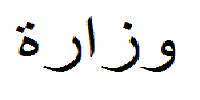
#> input picture to-sort/image_represent/word1.bmp, 200 x 100 px
$ python recArabicWord.py   (older library calls are emulated)
#> lines starting #> are read from the running program, lines starting #| are printed output that depends on the picture
### to-sort/arabic_reshaper.py
# -*- coding: utf-8 -*-

# This work is licensed under the GNU Public License (GPL).
# To view a copy of this license, visit http://www.gnu.org/copyleft/gpl.html

# Written by Abd Allah Diab (mpcabd)
# Email: mpcabd ^at^ gmail ^dot^ com
# Website: http://mpcabd.igeex.biz

# Ported and tweaked from Java to Python, from Better Arabic Reshaper [https://github.com/agawish/Better-Arabic-Reshaper/]

import re

DEFINED_CHARACTERS_ORGINAL_ALF_UPPER_MDD 		= u'\u0622'
DEFINED_CHARACTERS_ORGINAL_ALF_UPPER_HAMAZA		= u'\u0623'
DEFINED_CHARACTERS_ORGINAL_ALF_LOWER_HAMAZA 	= u'\u0625'
DEFINED_CHARACTERS_ORGINAL_ALF 					= u'\u0627'
DEFINED_CHARACTERS_ORGINAL_LAM					= u'\u0644'

LAM_ALEF_GLYPHS = [
	[u'\u3BA6', u'\uFEF6', u'\uFEF5'],
	[u'\u3BA7', u'\uFEF8', u'\uFEF7'],
	[u'\u0627', u'\uFEFC', u'\uFEFB'],
	[u'\u0625', u'\uFEFA', u'\uFEF9']
]

HARAKAT = [
	u'\u0600', u'\u0601', u'\u0602', u'\u0603', u'\u0606', u'\u0607', u'\u0608', u'\u0609',
	u'\u060A', u'\u060B', u'\u060D', u'\u060E', u'\u0610', u'\u0611', u'\u0612', u'\u0613',
	u'\u0614', u'\u0615', u'\u0616', u'\u0617', u'\u0618', u'\u0619', u'\u061A', u'\u061B',
	u'\u061E', u'\u061F', u'\u0621', u'\u063B', u'\u063C', u'\u063D', u'\u063E', u'\u063F',
	u'\u0640', u'\u064B', u'\u064C', u'\u064D', u'\u064E', u'\u064F', u'\u0650', u'\u0651',
	u'\u0652', u'\u0653', u'\u0654', u'\u0655', u'\u0656', u'\u0657', u'\u0658', u'\u0659',
	u'\u065A', u'\u065B', u'\u065C', u'\u065D', u'\u065E', u'\u0660', u'\u066A', u'\u066B',
	u'\u066C', u'\u066F', u'\u0670', u'\u0672', u'\u06D4', u'\u06D5', u'\u06D6', u'\u06D7',
	u'\u06D8', u'\u06D9', u'\u06DA', u'\u06DB', u'\u06DC', u'\u06DF', u'\u06E0', u'\u06E1',
	u'\u06E2', u'\u06E3', u'\u06E4', u'\u06E5', u'\u06E6', u'\u06E7', u'\u06E8', u'\u06E9',
	u'\u06EA', u'\u06EB', u'\u06EC', u'\u06ED', u'\u06EE', u'\u06EF', u'\u06D6', u'\u06D7',
	u'\u06D8', u'\u06D9', u'\u06DA', u'\u06DB', u'\u06DC', u'\u06DD', u'\u06DE', u'\u06DF',
	u'\u06F0', u'\u06FD', u'\uFE70', u'\uFE71', u'\uFE72', u'\uFE73', u'\uFE74', u'\uFE75',
	u'\uFE76', u'\uFE77', u'\uFE78', u'\uFE79', u'\uFE7A', u'\uFE7B', u'\uFE7C', u'\uFE7D',
	u'\uFE7E', u'\uFE7F', u'\uFC5E', u'\uFC5F', u'\uFC60', u'\uFC61', u'\uFC62', u'\uFC63'
]

ARABIC_GLYPHS = {
	u'\u0622' : [u'\u0622', u'\uFE81', u'\uFE81', u'\uFE82', u'\uFE82', 2],
	u'\u0623' : [u'\u0623', u'\uFE83', u'\uFE83', u'\uFE84', u'\uFE84', 2],
	u'\u0624' : [u'\u0624', u'\uFE85', u'\uFE85', u'\uFE86', u'\uFE86', 2],
	u'\u0625' : [u'\u0625', u'\uFE87', u'\uFE87', u'\uFE88', u'\uFE88', 2],
	u'\u0626' : [u'\u0626', u'\uFE89', u'\uFE8B', u'\uFE8C', u'\uFE8A', 4],
	u'\u0627' : [u'\u0627', u'\u0627', u'\u0627', u'\uFE8E', u'\uFE8E', 2],
	u'\u0628' : [u'\u0628', u'\uFE8F', u'\uFE91', u'\uFE92', u'\uFE90', 4],
	u'\u0629' : [u'\u0629', u'\uFE93', u'\uFE93', u'\uFE94', u'\uFE94', 2],
	u'\u062A' : [u'\u062A', u'\uFE95', u'\uFE97', u'\uFE98', u'\uFE96', 4],
	u'\u062B' : [u'\u062B', u'\uFE99', u'\uFE9B', u'\uFE9C', u'\uFE9A', 4],
	u'\u062C' : [u'\u062C', u'\uFE9D', u'\uFE9F', u'\uFEA0', u'\uFE9E', 4],
	u'\u062D' : [u'\u062D', u'\uFEA1', u'\uFEA3', u'\uFEA4', u'\uFEA2', 4],
	u'\u062E' : [u'\u062E', u'\uFEA5', u'\uFEA7', u'\uFEA8', u'\uFEA6', 4],
	u'\u062F' : [u'\u062F', u'\uFEA9', u'\uFEA9', u'\uFEAA', u'\uFEAA', 2],
	u'\u0630' : [u'\u0630', u'\uFEAB', u'\uFEAB', u'\uFEAC', u'\uFEAC', 2],
	u'\u0631' : [u'\u0631', u'\uFEAD', u'\uFEAD', u'\uFEAE', u'\uFEAE', 2],
	u'\u0632' : [u'\u0632', u'\uFEAF', u'\uFEAF', u'\uFEB0', u'\uFEB0', 2],
	u'\u0633' : [u'\u0633', u'\uFEB1', u'\uFEB3', u'\uFEB4', u'\uFEB2', 4],
	u'\u0634' : [u'\u0634', u'\uFEB5', u'\uFEB7', u'\uFEB8', u'\uFEB6', 4],
	u'\u0635' : [u'\u0635', u'\uFEB9', u'\uFEBB', u'\uFEBC', u'\uFEBA', 4],
	u'\u0636' : [u'\u0636', u'\uFEBD', u'\uFEBF', u'\uFEC0', u'\uFEBE', 4],
	u'\u0637' : [u'\u0637', u'\uFEC1', u'\uFEC3', u'\uFEC4', u'\uFEC2', 4],
	u'\u0638' : [u'\u0638', u'\uFEC5', u'\uFEC7', u'\uFEC8', u'\uFEC6', 4],
	u'\u0639' : [u'\u0639', u'\uFEC9', u'\uFECB', u'\uFECC', u'\uFECA', 4],
	u'\u063A' : [u'\u063A', u'\uFECD', u'\uFECF', u'\uFED0', u'\uFECE', 4],
	u'\u0641' : [u'\u0641', u'\uFED1', u'\uFED3', u'\uFED4', u'\uFED2', 4],
	u'\u0642' : [u'\u0642', u'\uFED5', u'\uFED7', u'\uFED8', u'\uFED6', 4],
	u'\u0643' : [u'\u0643', u'\uFED9', u'\uFEDB', u'\uFEDC', u'\uFEDA', 4],
	u'\u0644' : [u'\u0644', u'\uFEDD', u'\uFEDF', u'\uFEE0', u'\uFEDE', 4],
	u'\u0645' : [u'\u0645', u'\uFEE1', u'\uFEE3', u'\uFEE4', u'\uFEE2', 4],
	u'\u0646' : [u'\u0646', u'\uFEE5', u'\uFEE7', u'\uFEE8', u'\uFEE6', 4],
	u'\u0647' : [u'\u0647', u'\uFEE9', u'\uFEEB', u'\uFEEC', u'\uFEEA', 4],
	u'\u0648' : [u'\u0648', u'\uFEED', u'\uFEED', u'\uFEEE', u'\uFEEE', 2],
	u'\u0649' : [u'\u0649', u'\uFEEF', u'\uFEEF', u'\uFEF0', u'\uFEF0', 2],
	u'\u0671' : [u'\u0671', u'\u0671', u'\u0671', u'\uFB51', u'\uFB51', 2],
	u'\u064A' : [u'\u064A', u'\uFEF1', u'\uFEF3', u'\uFEF4', u'\uFEF2', 4],
	u'\u066E' : [u'\u066E', u'\uFBE4', u'\uFBE8', u'\uFBE9', u'\uFBE5', 4],
	u'\u06AA' : [u'\u06AA', u'\uFB8E', u'\uFB90', u'\uFB91', u'\uFB8F', 4],
	u'\u06C1' : [u'\u06C1', u'\uFBA6', u'\uFBA8', u'\uFBA9', u'\uFBA7', 4],
	u'\u06E4' : [u'\u06E4', u'\u06E4', u'\u06E4', u'\u06E4', u'\uFEEE', 2],
	u'\u067E' : [u'\u067E', u'\uFB56', u'\uFB58', u'\uFB59', u'\uFB57', 4],
	u'\u0698' : [u'\u0698', u'\uFB8A', u'\uFB8A', u'\uFB8A', u'\uFB8B', 2],
	u'\u06AF' : [u'\u06AF', u'\uFB92', u'\uFB94', u'\uFB95', u'\uFB93', 4],
	u'\u0686' : [u'\u0686', u'\uFB7A', u'\uFB7C', u'\uFB7D', u'\uFB7B', 4],
	u'\u06A9' : [u'\u06A9', u'\uFB8E', u'\uFB90', u'\uFB91', u'\uFB8F', 4],
	u'\u06CC' : [u'\u06CC', u'\uFEEF', u'\uFEF3', u'\uFEF4', u'\uFEF0', 4]
}

ARABIC_GLYPHS_LIST = [
	[u'\u0622', u'\uFE81', u'\uFE81', u'\uFE82', u'\uFE82', 2],
	[u'\u0623', u'\uFE83', u'\uFE83', u'\uFE84', u'\uFE84', 2],
	[u'\u0624', u'\uFE85', u'\uFE85', u'\uFE86', u'\uFE86', 2],
	[u'\u0625', u'\uFE87', u'\uFE87', u'\uFE88', u'\uFE88', 2],
	[u'\u0626', u'\uFE89', u'\uFE8B', u'\uFE8C', u'\uFE8A', 4],
	[u'\u0627', u'\u0627', u'\u0627', u'\uFE8E', u'\uFE8E', 2],
	[u'\u0628', u'\uFE8F', u'\uFE91', u'\uFE92', u'\uFE90', 4],
	[u'\u0629', u'\uFE93', u'\uFE93', u'\uFE94', u'\uFE94', 2],
	[u'\u062A', u'\uFE95', u'\uFE97', u'\uFE98', u'\uFE96', 4],
	[u'\u062B', u'\uFE99', u'\uFE9B', u'\uFE9C', u'\uFE9A', 4],
	[u'\u062C', u'\uFE9D', u'\uFE9F', u'\uFEA0', u'\uFE9E', 4],
	[u'\u062D', u'\uFEA1', u'\uFEA3', u'\uFEA4', u'\uFEA2', 4],
	[u'\u062E', u'\uFEA5', u'\uFEA7', u'\uFEA8', u'\uFEA6', 4],
	[u'\u062F', u'\uFEA9', u'\uFEA9', u'\uFEAA', u'\uFEAA', 2],
	[u'\u0630', u'\uFEAB', u'\uFEAB', u'\uFEAC', u'\uFEAC', 2],
	[u'\u0631', u'\uFEAD', u'\uFEAD', u'\uFEAE', u'\uFEAE', 2],
	[u'\u0632', u'\uFEAF', u'\uFEAF', u'\uFEB0', u'\uFEB0', 2],
	[u'\u0633', u'\uFEB1', u'\uFEB3', u'\uFEB4', u'\uFEB2', 4],
	[u'\u0634', u'\uFEB5', u'\uFEB7', u'\uFEB8', u'\uFEB6', 4],
	[u'\u0635', u'\uFEB9', u'\uFEBB', u'\uFEBC', u'\uFEBA', 4],
	[u'\u0636', u'\uFEBD', u'\uFEBF', u'\uFEC0', u'\uFEBE', 4],
	[u'\u0637', u'\uFEC1', u'\uFEC3', u'\uFEC4', u'\uFEC2', 4],
	[u'\u0638', u'\uFEC5', u'\uFEC7', u'\uFEC8', u'\uFEC6', 4],
	[u'\u0639', u'\uFEC9', u'\uFECB', u'\uFECC', u'\uFECA', 4],
	[u'\u063A', u'\uFECD', u'\uFECF', u'\uFED0', u'\uFECE', 4],
	[u'\u0641', u'\uFED1', u'\uFED3', u'\uFED4', u'\uFED2', 4],
	[u'\u0642', u'\uFED5', u'\uFED7', u'\uFED8', u'\uFED6', 4],
	[u'\u0643', u'\uFED9', u'\uFEDB', u'\uFEDC', u'\uFEDA', 4],
	[u'\u0644', u'\uFEDD', u'\uFEDF', u'\uFEE0', u'\uFEDE', 4],
	[u'\u0645', u'\uFEE1', u'\uFEE3', u'\uFEE4', u'\uFEE2', 4],
	[u'\u0646', u'\uFEE5', u'\uFEE7', u'\uFEE8', u'\uFEE6', 4],
	[u'\u0647', u'\uFEE9', u'\uFEEB', u'\uFEEC', u'\uFEEA', 4],
	[u'\u0648', u'\uFEED', u'\uFEED', u'\uFEEE', u'\uFEEE', 2],
	[u'\u0649', u'\uFEEF', u'\uFEEF', u'\uFEF0', u'\uFEF0', 2],
	[u'\u0671', u'\u0671', u'\u0671', u'\uFB51', u'\uFB51', 2],
	[u'\u064A', u'\uFEF1', u'\uFEF3', u'\uFEF4', u'\uFEF2', 4],
	[u'\u066E', u'\uFBE4', u'\uFBE8', u'\uFBE9', u'\uFBE5', 4],
	[u'\u06AA', u'\uFB8E', u'\uFB90', u'\uFB91', u'\uFB8F', 4],
	[u'\u06C1', u'\uFBA6', u'\uFBA8', u'\uFBA9', u'\uFBA7', 4],
	[u'\u067E', u'\uFB56', u'\uFB58', u'\uFB59', u'\uFB57', 4],
	[u'\u0698', u'\uFB8A', u'\uFB8A', u'\uFB8A', u'\uFB8B', 2],
	[u'\u06AF', u'\uFB92', u'\uFB94', u'\uFB95', u'\uFB93', 4],
	[u'\u0686', u'\uFB7A', u'\uFB7C', u'\uFB7D', u'\uFB7B', 4],
	[u'\u06A9', u'\uFB8E', u'\uFB90', u'\uFB91', u'\uFB8F', 4],
	[u'\u06CC', u'\uFEEF', u'\uFEF3', u'\uFEF4', u'\uFEF0', 4]
]

def get_reshaped_glyph(target, location):
	if ARABIC_GLYPHS.has_key(target):
		return ARABIC_GLYPHS[target][location]
	else:
		return target

def get_glyph_type(target):
	if ARABIC_GLYPHS.has_key(target):
		return ARABIC_GLYPHS[target][5]
	else:
		return 2

def is_haraka(target):
	return target in HARAKAT

def replace_lam_alef(unshaped_word):
	list_word = list(unshaped_word)
	letter_before = u''
	for i in range(len(unshaped_word)):
		if not is_haraka(unshaped_word[i]) and unshaped_word[i] != DEFINED_CHARACTERS_ORGINAL_LAM:
			letter_before = unshaped_word[i]

		if unshaped_word[i] == DEFINED_CHARACTERS_ORGINAL_LAM:
			candidate_lam = unshaped_word[i]
			lam_position = i
			haraka_position = i + 1

			while haraka_position < len(unshaped_word) and is_haraka(unshaped_word[haraka_position]):
				haraka_position += 1

			if haraka_position < len(unshaped_word):
				if lam_position > 0 and get_glyph_type(letter_before) > 2:
					lam_alef = get_lam_alef(list_word[haraka_position], candidate_lam, False)
				else:
					lam_alef = get_lam_alef(list_word[haraka_position], candidate_lam, True)
				if lam_alef != '':
					list_word[lam_position] = lam_alef
					list_word[haraka_position] = u' '

	return u''.join(list_word).replace(u' ', u'')

def get_lam_alef(candidate_alef, candidate_lam, is_end_of_word):
	shift_rate = 1
	reshaped_lam_alef = u''
	if is_end_of_word:
		shift_rate += 1

	if DEFINED_CHARACTERS_ORGINAL_LAM == candidate_lam:
		if DEFINED_CHARACTERS_ORGINAL_ALF_UPPER_MDD == candidate_alef:
			reshaped_lam_alef = LAM_ALEF_GLYPHS[0][shift_rate]

		if DEFINED_CHARACTERS_ORGINAL_ALF_UPPER_HAMAZA == candidate_alef:
			reshaped_lam_alef = LAM_ALEF_GLYPHS[1][shift_rate]

		if DEFINED_CHARACTERS_ORGINAL_ALF == candidate_alef:
			reshaped_lam_alef = LAM_ALEF_GLYPHS[2][shift_rate]

		if DEFINED_CHARACTERS_ORGINAL_ALF_LOWER_HAMAZA == candidate_alef:
			reshaped_lam_alef = LAM_ALEF_GLYPHS[3][shift_rate]

	return reshaped_lam_alef

class DecomposedWord(object):
	def __init__(self, word):
		self.stripped_harakat = []
		self.harakat_positions = []
		self.stripped_regular_letters = []
		self.letters_position = []

		for i in range(len(word)):
			c = word[i]
			if is_haraka(c):
				self.harakat_positions.append(i)
				self.stripped_harakat.append(c)
			else:
				self.letters_position.append(i)
				self.stripped_regular_letters.append(c)

	def reconstruct_word(self, reshaped_word):
		l = list(u'\0' * (len(self.stripped_harakat) + len(reshaped_word)))
		for i in range(len(self.letters_position)):
			l[self.letters_position[i]] = reshaped_word[i]
		for i in range(len(self.harakat_positions)):
			l[self.harakat_positions[i]] = self.stripped_harakat[i]
		return u''.join(l)

def get_reshaped_word(unshaped_word):
	unshaped_word = replace_lam_alef(unshaped_word)
	decomposed_word = DecomposedWord(unshaped_word)
	result = u''
	if decomposed_word.stripped_regular_letters:
		result = reshape_it(u''.join(decomposed_word.stripped_regular_letters))
	return decomposed_word.reconstruct_word(result)

def reshape_it(unshaped_word):
	if not unshaped_word:
		return u''
	if len(unshaped_word) == 1:
		return get_reshaped_glyph(unshaped_word[0], 1)
	reshaped_word = []
	for i in range(len(unshaped_word)):
		before = False
		after = False
		if i == 0:
			after = get_glyph_type(unshaped_word[i]) == 4
		elif i == len(unshaped_word) - 1:
			before = get_glyph_type(unshaped_word[i - 1]) == 4
		else:
			after = get_glyph_type(unshaped_word[i]) == 4
			before = get_glyph_type(unshaped_word[i - 1]) == 4
		if after and before:
			reshaped_word.append(get_reshaped_glyph(unshaped_word[i], 3))
		elif after and not before:
			reshaped_word.append(get_reshaped_glyph(unshaped_word[i], 2))
		elif not after and before:
			reshaped_word.append(get_reshaped_glyph(unshaped_word[i], 4))
		elif not after and not before:
			reshaped_word.append(get_reshaped_glyph(unshaped_word[i], 1))

	return u''.join(reshaped_word)


def is_arabic_character(target):
	return ARABIC_GLYPHS.has_key(target) or target in HARAKAT

def get_words(sentence):
	if sentence:
		return re.split('\\s', sentence)
	return []

def has_arabic_letters(word):
	for c in word:
		if is_arabic_character(c):
			return True
	return False

def is_arabic_word(word):
	for c in word:
		if not is_arabic_character(c):
			return False
	return True

# [19 lines left out: function get_words_from_mixed_word, not called in this run]

def reshape(text):
	if text:
		lines = re.split('\\r?\\n', text)
		for i in range(len(lines)):
			lines[i] = reshape_sentence(lines[i])
		return u'\n'.join(lines)
	return u''

def reshape_sentence(sentence):
	words = get_words(sentence)
	for i in range(len(words)):
		word = words[i]
		if has_arabic_letters(word):
			if is_arabic_word(word):
				words[i] = get_reshaped_word(word)
			else:
				mixed_words = get_words_from_mixed_word(word)
				for j in range(len(mixed_words)):
					mixed_words[j] = get_reshaped_word(mixed_words[j])
				words[i] = u''.join(mixed_words)
	return u' '.join(words)

### to-sort/recArabicWord.py
# -*- coding: UTF-8 -*-

import numpy as np
import cv2
import arabic_reshaper
import sys

THRESHOLD = 5
RESULT_PATH = 'result.doc'

def readImage(path):
    bim = cv2.imread(path, cv2.CV_LOAD_IMAGE_GRAYSCALE)
    im = abs(bim / 255 - 1)
    return im

def simpleCompareImages(image1, image2):
    val = np.mean(abs(image1 - image2))
    if val <= THRESHOLD:
        return True
    return False

def get_dictionary():
    arabicWords = [arabic_reshaper.reshape(u'وزارة'), arabic_reshaper.reshape(u'الشؤون'),
                   arabic_reshaper.reshape(u'الخارجيّة'), arabic_reshaper.reshape(u'شمس'),
                   arabic_reshaper.reshape(u'الله'), arabic_reshaper.reshape(u'نبي'),
                   arabic_reshaper.reshape(u'عام'), arabic_reshaper.reshape(u'مليون')]

    return arabicWords

def get_image_dictionary():
    arabicImagePaths = ["image_represent/word1.bmp", "image_represent/word2.bmp",
                        "image_represent/word3.bmp", "image_represent/word4.bmp",
                        "image_represent/word5.bmp", "image_represent/word6.bmp",
                        "image_represent/word7.bmp", "image_represent/word8.bmp"]

    return arabicImagePaths

def get_split_string(path):
    splitWords = ["image_represent/word1.bmp", "image_represent/word2.bmp",
                  "image_represent/word3.bmp"]

    return splitWords

def process(words, dictImages, dict):
    f = open(RESULT_PATH, 'w')
    resultStr = ''
    for i in range(0, len(words)):
        word = readImage(words[i])
#> in readImage, `bim = cv2.imread(path, cv2.CV_LOAD_IMAGE_GRAYSCALE)`:
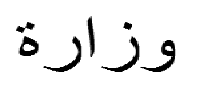
#> bim: shape (100, 200); min 0, max 255, mean 237.9
#> in readImage, `im = abs(bim / 255 - 1)`:
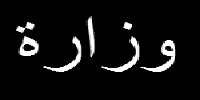
#> im: shape (100, 200) float64; min 0, max 1, mean 0.067
        for j in range(0, len(dictImages)):
            wordDict = readImage(dictImages[j])
            if simpleCompareImages(word, wordDict):
#> in simpleCompareImages, `val = np.mean(abs(image1 - image2))`: val = 0
                resultStr += dict[j] + ' '
    f.write(resultStr)
    f.close()
    print('Result: ' + resultStr)

reload(sys)
sys.setdefaultencoding('utf-8')

arabicWords = get_dictionary()
arabicImagePaths = get_image_dictionary()
words = get_split_string("input_image/input.bmp")
#> (the run stopped early here; a loop or call above may not have finished)
